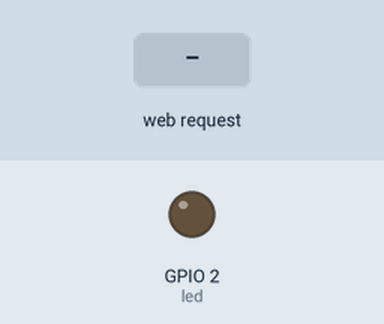
This program was run on a simulated ESP32 board running MicroPython. Shown: output pins drawn as LEDs (lit = HIGH). The test bench sets the inputs (shaded band). WiFi joins after 1.5 s; the interpreter's speed is modelled, so counts of loop turns are approximate; what the program prints to the serial console is not drawn.

Above: at 3.2 s.
3.3 s: HTTP request GET /LED=ON received
At 4.0 s:
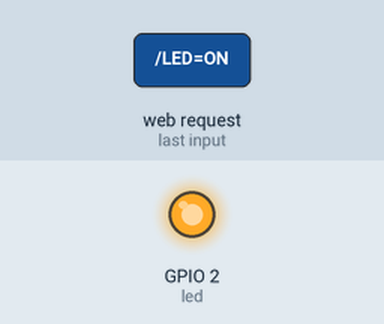
4.8 s: HTTP request GET /LED=OFF received
At 5.2 s:
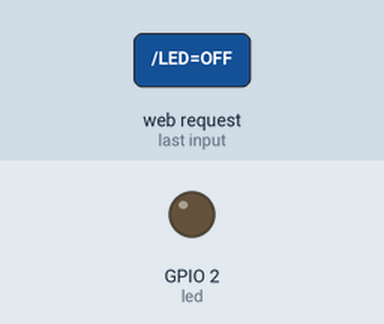
Timing chart, 0 to 7.8 s (numbered marks = the images above; inputs shaded):
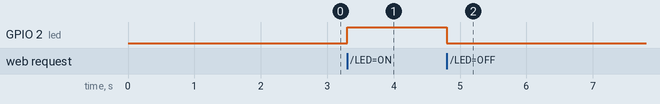

Measured:
- after the input at 3.3 s, GPIO 2 (led): LOW → HIGH at once
- after the input at 4.8 s, GPIO 2 (led): HIGH → LOW at once

The program:

ESP32_Web_Server_.py
```python
import network
import socket
from machine import Pin
import time

# Built-in LED
led = Pin(2, Pin.OUT)

# Wi-Fi details
SSID = "YOUR_WIFI_NAME"
PASSWORD = "YOUR_WIFI_PASSWORD"

# Connect to Wi-Fi
wifi = network.WLAN(network.STA_IF)
wifi.active(True)
wifi.connect(SSID, PASSWORD)

print("Connecting to Wi-Fi...")

while not wifi.isconnected():
    time.sleep(1)

print("Wi-Fi Connected!")
print("ESP32 IP Address:", wifi.ifconfig()[0])

# Create web server
server = socket.socket(socket.AF_INET, socket.SOCK_STREAM)
server.bind(("0.0.0.0", 80))
server.listen(1)

print("Web server started...")

while True:

    client, address = server.accept()

    request = client.recv(1024).decode()

    # Turn LED ON
    if "/LED=ON" in request:
        led.value(1)

    # Turn LED OFF
    if "/LED=OFF" in request:
        led.value(0)

    # Web page
    html = """
    <!DOCTYPE html>
    <html>
    <head>
        <title>ESP32 Web Server</title>
        <meta name="viewport"
              content="width=device-width, initial-scale=1">
    </head>

    <body style="text-align:center;
                 font-family:Arial;
                 background-color:#f2f2f2;">

        <h1>ESP32 Web Server</h1>

        <h2>LED Control</h2>

        <a href="/LED=ON">
            <button style="font-size:25px;
                           padding:15px;">
                LED ON
            </button>
        </a>

        <br><br>

        <a href="/LED=OFF">
            <button style="font-size:25px;
                           padding:15px;">
                LED OFF
            </button>
        </a>

    </body>
    </html>
    """

    response = "HTTP/1.1 200 OK\r\n"
    response += "Content-Type: text/html\r\n"
    response += "Connection: close\r\n\r\n"
    response += html

    client.send(response)
    client.close()
```
